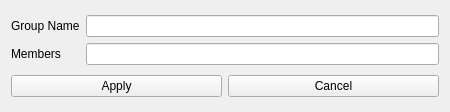
<?xml version="1.0" encoding="UTF-8"?>
<ui version="4.0">
 <class>GroupViewSettings</class>
 <widget class="QWidget" name="GroupViewSettings">
  <property name="geometry">
   <rect>
    <x>0</x>
    <y>0</y>
    <width>450</width>
    <height>112</height>
   </rect>
  </property>
  <property name="windowTitle">
   <string>Group View Settings</string>
  </property>
  <layout class="QGridLayout" name="gridLayout_3">
   <item row="0" column="0">
    <layout class="QGridLayout" name="gridLayout_2">
     <item row="0" column="0">
      <widget class="QLabel" name="label">
       <property name="text">
        <string>Group Name</string>
       </property>
      </widget>
     </item>
     <item row="0" column="1">
      <widget class="QLineEdit" name="lineEditGroupName"/>
     </item>
     <item row="1" column="0">
      <widget class="QLabel" name="labelMembers">
       <property name="text">
        <string>Members</string>
       </property>
      </widget>
     </item>
     <item row="1" column="1">
      <widget class="QLineEdit" name="lineEditMembers"/>
     </item>
    </layout>
   </item>
   <item row="1" column="0">
    <layout class="QHBoxLayout" name="horizontalLayout">
     <item>
      <widget class="QPushButton" name="pushButtonApply">
       <property name="text">
        <string>Apply</string>
       </property>
      </widget>
     </item>
     <item>
      <widget class="QPushButton" name="pushButtonCancel">
       <property name="text">
        <string>Cancel</string>
       </property>
      </widget>
     </item>
    </layout>
   </item>
  </layout>
 </widget>
 <resources/>
 <connections/>
</ui>
